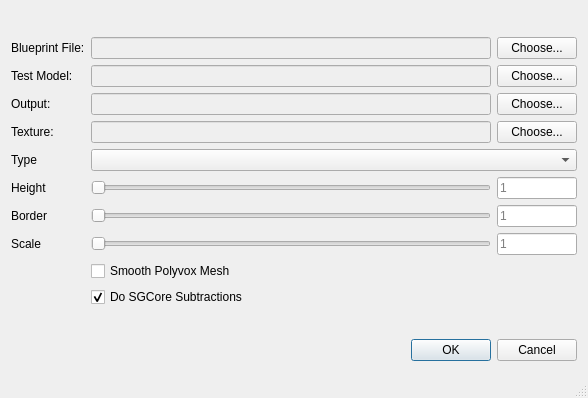
<?xml version="1.0" encoding="UTF-8"?>
<ui version="4.0">
 <class>Preview</class>
 <widget class="QDialog" name="Preview">
  <property name="geometry">
   <rect>
    <x>0</x>
    <y>0</y>
    <width>460</width>
    <height>398</height>
   </rect>
  </property>
  <property name="windowTitle">
   <string>Dialog</string>
  </property>
  <property name="sizeGripEnabled">
   <bool>true</bool>
  </property>
  <layout class="QVBoxLayout" name="verticalLayout">
   <item>
    <layout class="QGridLayout" name="gridLayout" rowstretch="0,1,0,0,0,0,0,0,0,0" columnminimumwidth="0,400,0">
     <item row="6" column="0">
      <widget class="QLabel" name="label_7">
       <property name="text">
        <string>Border</string>
       </property>
      </widget>
     </item>
     <item row="2" column="0">
      <widget class="QLabel" name="label_3">
       <property name="text">
        <string>Output:</string>
       </property>
      </widget>
     </item>
     <item row="5" column="0">
      <widget class="QLabel" name="label_6">
       <property name="text">
        <string>Height</string>
       </property>
      </widget>
     </item>
     <item row="1" column="1">
      <widget class="QLineEdit" name="text_model">
       <property name="enabled">
        <bool>false</bool>
       </property>
      </widget>
     </item>
     <item row="2" column="2">
      <widget class="QPushButton" name="btnOutput">
       <property name="text">
        <string>Choose...</string>
       </property>
      </widget>
     </item>
     <item row="3" column="0">
      <widget class="QLabel" name="label_4">
       <property name="text">
        <string>Texture:</string>
       </property>
      </widget>
     </item>
     <item row="7" column="0">
      <widget class="QLabel" name="label_8">
       <property name="text">
        <string>Scale</string>
       </property>
      </widget>
     </item>
     <item row="1" column="0">
      <widget class="QLabel" name="label_2">
       <property name="text">
        <string>Test Model:</string>
       </property>
      </widget>
     </item>
     <item row="2" column="1">
      <widget class="QLineEdit" name="text_output">
       <property name="enabled">
        <bool>false</bool>
       </property>
      </widget>
     </item>
     <item row="1" column="2">
      <widget class="QPushButton" name="btnModel">
       <property name="text">
        <string>Choose...</string>
       </property>
      </widget>
     </item>
     <item row="4" column="0">
      <widget class="QLabel" name="label_5">
       <property name="text">
        <string>Type</string>
       </property>
      </widget>
     </item>
     <item row="0" column="0">
      <widget class="QLabel" name="label">
       <property name="text">
        <string>Blueprint File:</string>
       </property>
      </widget>
     </item>
     <item row="0" column="2">
      <widget class="QPushButton" name="btnFile">
       <property name="text">
        <string>Choose...</string>
       </property>
      </widget>
     </item>
     <item row="0" column="1">
      <widget class="QLineEdit" name="text_file">
       <property name="enabled">
        <bool>false</bool>
       </property>
      </widget>
     </item>
     <item row="3" column="1">
      <widget class="QLineEdit" name="text_texture">
       <property name="enabled">
        <bool>false</bool>
       </property>
      </widget>
     </item>
     <item row="3" column="2">
      <widget class="QPushButton" name="btnTexture">
       <property name="text">
        <string>Choose...</string>
       </property>
      </widget>
     </item>
     <item row="5" column="1">
      <widget class="QSlider" name="slider_height">
       <property name="minimum">
        <number>1</number>
       </property>
       <property name="maximum">
        <number>32</number>
       </property>
       <property name="orientation">
        <enum>Qt::Horizontal</enum>
       </property>
      </widget>
     </item>
     <item row="5" column="2">
      <widget class="QLineEdit" name="text_height">
       <property name="text">
        <string/>
       </property>
       <property name="placeholderText">
        <string>1</string>
       </property>
      </widget>
     </item>
     <item row="6" column="1">
      <widget class="QSlider" name="slider_border">
       <property name="orientation">
        <enum>Qt::Horizontal</enum>
       </property>
      </widget>
     </item>
     <item row="7" column="1">
      <widget class="QSlider" name="slider_scale">
       <property name="maximum">
        <number>100</number>
       </property>
       <property name="singleStep">
        <number>1</number>
       </property>
       <property name="value">
        <number>0</number>
       </property>
       <property name="orientation">
        <enum>Qt::Horizontal</enum>
       </property>
      </widget>
     </item>
     <item row="8" column="1">
      <widget class="QCheckBox" name="smoothed">
       <property name="text">
        <string>Smooth Polyvox Mesh</string>
       </property>
      </widget>
     </item>
     <item row="9" column="1">
      <widget class="QCheckBox" name="doSubtract">
       <property name="text">
        <string>Do SGCore Subtractions</string>
       </property>
       <property name="checked">
        <bool>true</bool>
       </property>
      </widget>
     </item>
     <item row="6" column="2">
      <widget class="QLineEdit" name="text_border">
       <property name="text">
        <string/>
       </property>
       <property name="placeholderText">
        <string>1</string>
       </property>
      </widget>
     </item>
     <item row="7" column="2">
      <widget class="QLineEdit" name="text_scale">
       <property name="text">
        <string/>
       </property>
       <property name="placeholderText">
        <string>1</string>
       </property>
      </widget>
     </item>
     <item row="4" column="1" colspan="2">
      <widget class="QComboBox" name="type_combo"/>
     </item>
    </layout>
   </item>
   <item>
    <widget class="QDialogButtonBox" name="buttonBox">
     <property name="orientation">
      <enum>Qt::Horizontal</enum>
     </property>
     <property name="standardButtons">
      <set>QDialogButtonBox::Cancel|QDialogButtonBox::Ok</set>
     </property>
    </widget>
   </item>
  </layout>
 </widget>
 <resources/>
 <connections>
  <connection>
   <sender>buttonBox</sender>
   <signal>accepted()</signal>
   <receiver>Preview</receiver>
   <slot>accept()</slot>
   <hints>
    <hint type="sourcelabel">
     <x>248</x>
     <y>254</y>
    </hint>
    <hint type="destinationlabel">
     <x>157</x>
     <y>274</y>
    </hint>
   </hints>
  </connection>
  <connection>
   <sender>buttonBox</sender>
   <signal>rejected()</signal>
   <receiver>Preview</receiver>
   <slot>reject()</slot>
   <hints>
    <hint type="sourcelabel">
     <x>316</x>
     <y>260</y>
    </hint>
    <hint type="destinationlabel">
     <x>286</x>
     <y>274</y>
    </hint>
   </hints>
  </connection>
 </connections>
</ui>
